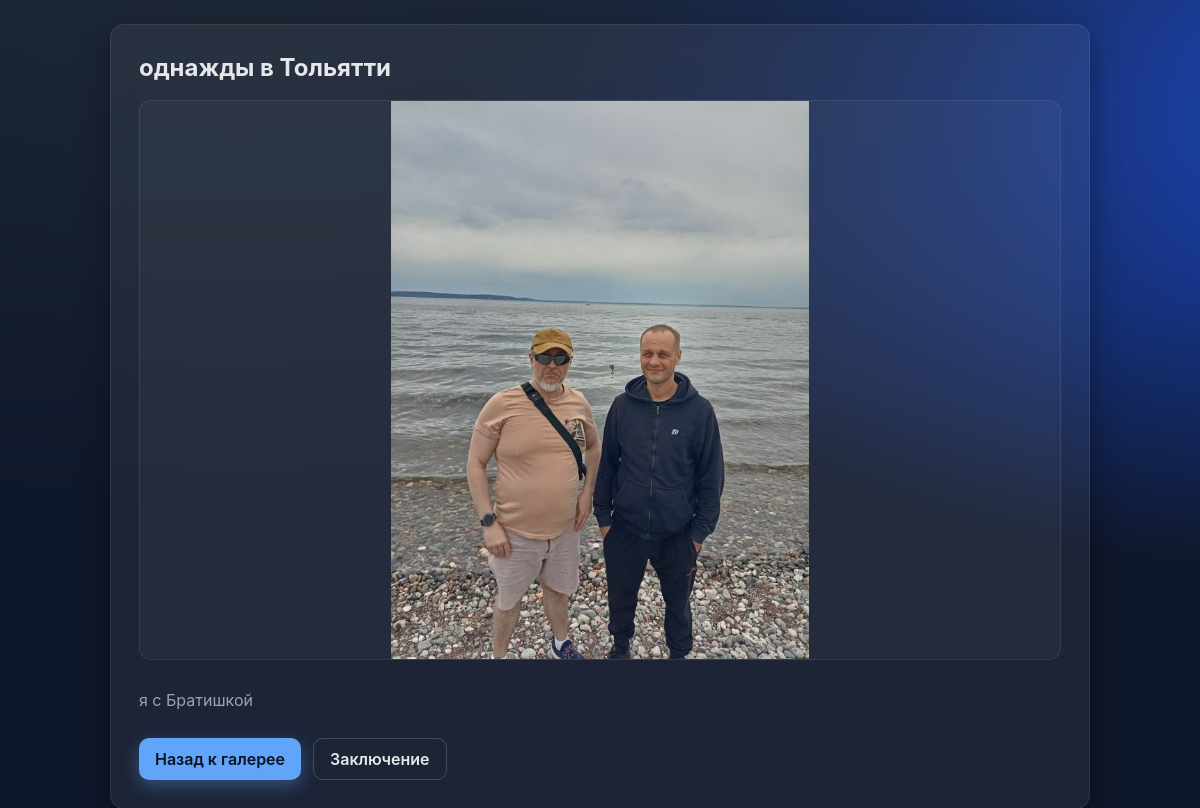
/fotos/2/, run on the app's committed database.
### fotos/models.py (models this page shows, shortened)
class Photo(models.Model):
    title = models.CharField('Название', max_length=200, blank=True)
    description = models.TextField('Описание', blank=True)
    image = models.ImageField('Изображение', upload_to='photos/')
    created_at = models.DateTimeField('Дата создания', auto_now_add=True)
    class Meta:
        ordering = ['id']
        verbose_name = 'Фото'
        verbose_name_plural = 'Фотографии'

### fotos/views.py (the view)
# urls.py: path('fotos/<int:pk>/', views.photo_detail, name='photo_detail'),
def photo_detail(request, pk: int):
    photo = get_object_or_404(Photo, pk=pk)
    return render(request, 'detail.html', {'photo': photo})

### templates/detail.html (shortened to what this page needs)
{% extends 'base.html' %}
{% load static %}
{% block content %}
<section class="page">
  <div class="card stack-lg">
    <h2>{{ photo.title|default:"Фото" }}</h2>
    <div class="photo-detail">
      <img src="{{ photo.image.url }}" alt="{{ photo.title|default:'Фото' }}" class="detail-img">
      {% if photo.description %}
      <p class="detail-desc">{{ photo.description }}</p>
      {% endif %}
    </div>
    <div class="btn-row">
      <a class="btn" href="{% url 'gallery' %}">Назад к галерее</a>
      <a class="btn secondary" href="{% url 'conclusion' %}">Заключение</a>
    </div>
  </div>
</section>
{% endblock %}

### static/fotos/css/style.css (style rules this page uses)
:root { --bg: #0f172a; --bg2: #111827; --card: rgba(255,255,255,0.06); --text: #e5e7eb; --muted: #9ca3af; --primary: #60a5fa; --primary-contrast: #0b1220; --accent: #f59e0b; --radius: 14px; --shadow: 0 10px 30px rgba(0,0,0,0.35); }
* { box-sizing: border-box; }
html, body { height: 100%; }
body { margin: 0; font-family: Inter, system-ui, -apple-system, Segoe UI, Roboto, Arial, sans-serif; background: radial-gradient(1200px 600px at 20% -10%, #1f2937, transparent), radial-gradient(1000px 500px at 120% 10%, #1d4ed8, transparent), var(--bg); color: var(--text); }
.page { min-height: 100vh; display: grid; place-items: center; padding: 24px; }
.card { width: min(980px, 92vw); background: var(--card); border: 1px solid rgba(255,255,255,0.08); border-radius: var(--radius); box-shadow: var(--shadow); padding: 28px; backdrop-filter: blur(10px); }
.stack-lg > * + * { margin-top: 18px; }
h1, h2 { margin: 0; }
.btn-row { display: flex; gap: 12px; flex-wrap: wrap; margin-top: 12px; }
.btn { appearance: none; border: none; background: var(--primary); color: var(--primary-contrast); padding: 10px 16px; border-radius: 10px; font-weight: 600; text-decoration: none; display: inline-flex; align-items: center; justify-content: center; cursor: pointer; transition: transform .08s ease, box-shadow .2s ease, background .2s ease; box-shadow: 0 6px 18px rgba(96,165,250,.35); }
.btn.secondary { background: transparent; color: var(--text); border: 1px solid rgba(255,255,255,.18); box-shadow: none; }
.photo-detail { display: grid; gap: 14px; }
.detail-img { width: 100%; max-height: 70vh; object-fit: contain; border-radius: 12px; border: 1px solid rgba(255,255,255,.08); background: rgba(255,255,255,.03); }
.detail-desc { color: var(--muted); }

### data on the page
Photo: title "однажды в Тольятти", image (picture), description "я с Братишкой"
